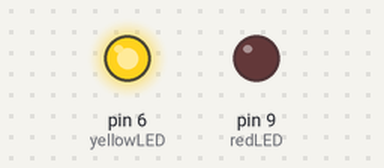
Bench run of a sketch on a simulated Arduino Uno, built with avr-gcc and run on an emulated ATmega328P. Shown: output pins drawn as LEDs (lit = HIGH).

Above: at 0.2 s.
At 5.2 s:
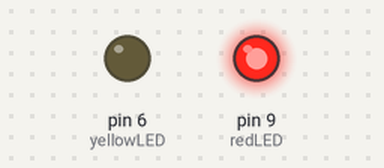
At 9.7 s:
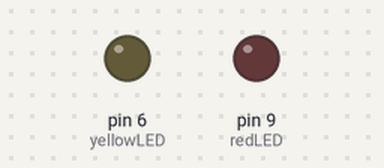
Timing chart, 0 to 10.4 s (numbered marks = the images above):
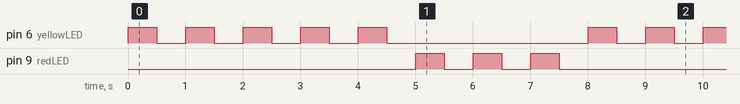

Measured:
- by itself, pin 6 (yellowLED): repeats every 8.0 s: 4 × (LOW 0.50 s, HIGH 0.50 s), LOW 3.5 s, HIGH 0.50 s
- by itself, pin 9 (redLED): repeats every 8.0 s: 2 × (LOW 0.50 s, HIGH 0.50 s), LOW 5.5 s, HIGH 0.50 s
- by itself, everything shown: repeats every 8.0 s, in 16 steps

The sketch:

Test.ino
```cpp
int yellowLED = 6;
int redLED = 9;

int yellowDelayMs = 500;
int redDelayMs = 500;

int i;
int j;
int yellowBlink = 5;
int redBlink = 3;

void setup() {
    pinMode(yellowLED, OUTPUT);
    pinMode(redLED, OUTPUT);
}

void loop() {
    for (i = 1; i <= yellowBlink; i++) {
        digitalWrite(yellowLED, HIGH);
        delay(yellowDelayMs);
        digitalWrite(yellowLED, LOW);
        delay(yellowDelayMs);
    }

    for (i = 1; i <= redBlink; i++) {
        digitalWrite(redLED, HIGH);
        delay(redDelayMs);
        digitalWrite(redLED, LOW);
        delay(redDelayMs);
    }
}
```
